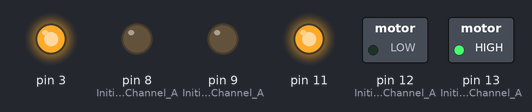
The sketch below on a simulated Arduino Uno, built with avr-gcc and run on an emulated ATmega328P. Parts: switched loads named in the sketch (green lamp = pin HIGH), output pins drawn as LEDs (lit = HIGH).

Above: at 0.05 s.
At 2.5 s:
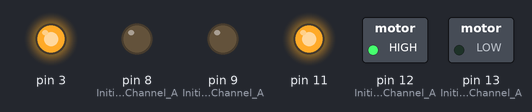
At 5.0 s:
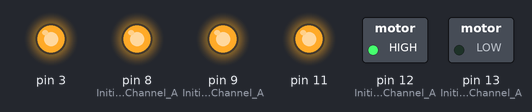
At 6.2 s:
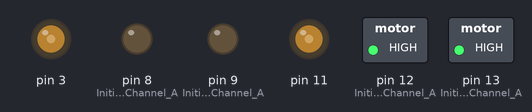
At 7.45 s:
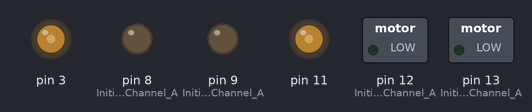
At 9.95 s:
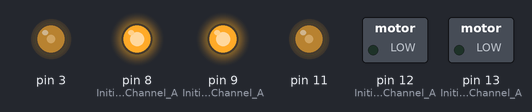
Timing chart, 0 to 13.0 s (numbered marks = the images above):
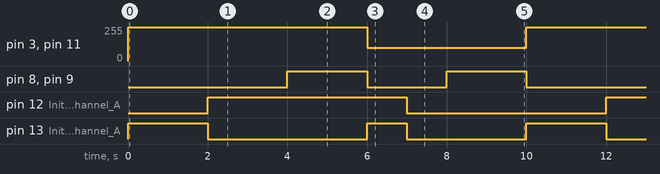

Measured:
- by itself, pin 3, pin 11: alternates 255/255 for 6.0 s and 100/255 for 4.0 s
- by itself, pin 8 (Initiates_Brake_Channel_A), pin 9 (Initiates_Brake_Channel_A): repeats every 10.0 s: LOW 2.0 s, HIGH 2.0 s, LOW 4.0 s, HIGH 2.0 s
- by itself, pin 12 (Initiates_Motor_Channel_A): alternates HIGH for 5.0 s and LOW for 5.0 s
- by itself, pin 13 (Initiates_Motor_Channel_A): repeats every 10.0 s: LOW 4.0 s, HIGH 1.0 s, LOW 3.0 s, HIGH 2.0 s

The sketch:

MotorTest.ino
```cpp
int factor = 5; //NEEDS TO BE TESTED (so that the car turns as many angles as given in the turnLeft, turnRight function

void setup() {

  //Setup Channel A
  pinMode(12, OUTPUT); //Initiates Motor Channel A pin
  pinMode(9, OUTPUT); //Initiates Brake Channel A pin

    //Setup Channel B
  pinMode(13, OUTPUT); //Initiates Motor Channel A pin
  pinMode(8, OUTPUT);  //Initiates Brake Channel A pin

  //LEFT ENGINE ON CHANNEL A, RIGHT ENGINE ON CHANNEL B


}

void loop() {

 forward(255);
 delay(2000);
 backward(255);
 delay(2000);
 fullBreak();
 delay(2000);
 turnLeft(200,100);
 turnRight(200,100);
 delay(2000);


}

void turnLeft(int angle, int speed){
  runMotor('R', speed,1);
  runMotor('L', speed,1);
  delay(factor*angle);
  fullBreak();
}

void turnRight(int angle, int speed){
  runMotor('L', speed,-1);
  runMotor('R', speed,-1);
  delay(factor*angle);
  fullBreak();
}

void fullBreak(){
  breakEnable('L');
  breakEnable('R');
}
void breakEnable(char channel){
  switch(channel){
    case 'L':
          digitalWrite(9, HIGH);   //Disengage the Brake for Channel B
          break;
    case 'R':
          digitalWrite(8, HIGH);   //Disengage the Brake for Channel B
          break;
  }
}

void forward(int speed){
  runMotor('L',speed,-1);
  runMotor('R', speed,1);
}

void backward(int speed){
  runMotor('L',speed,1);
  runMotor('R',speed,-1);
}

void runMotor(char channel,int speed, int direction){
  switch(channel){
    case 'L':
            if(direction==1){
                digitalWrite(12, HIGH); //Establishes forward direction of Channel B
                digitalWrite(9, LOW);   //Disengage the Brake for Channel B
                analogWrite(3, speed);   //Spins the motor on Channel B at full speed
            }else{
                digitalWrite(12, LOW); //Establishes backward direction of Channel A
                digitalWrite(9, LOW);   //Disengage the Brake for Channel A
                analogWrite(3, speed);   //Spins the motor on Channel A at half speed
            }
            break;
    case 'R':
            if(direction==1){
               digitalWrite(13, HIGH); //Establishes forward direction of Channel B
               digitalWrite(8, LOW);   //Disengage the Brake for Channel B
               analogWrite(11, speed);   //Spins the motor on Channel B at full speed
            }else{
              digitalWrite(13, LOW);  //Establishes backward direction of Channel B
              digitalWrite(8, LOW);   //Disengage the Brake for Channel B
              analogWrite(11, speed);    //Spins the motor on Channel B at half speed
            }
            break;
  }
}
```
